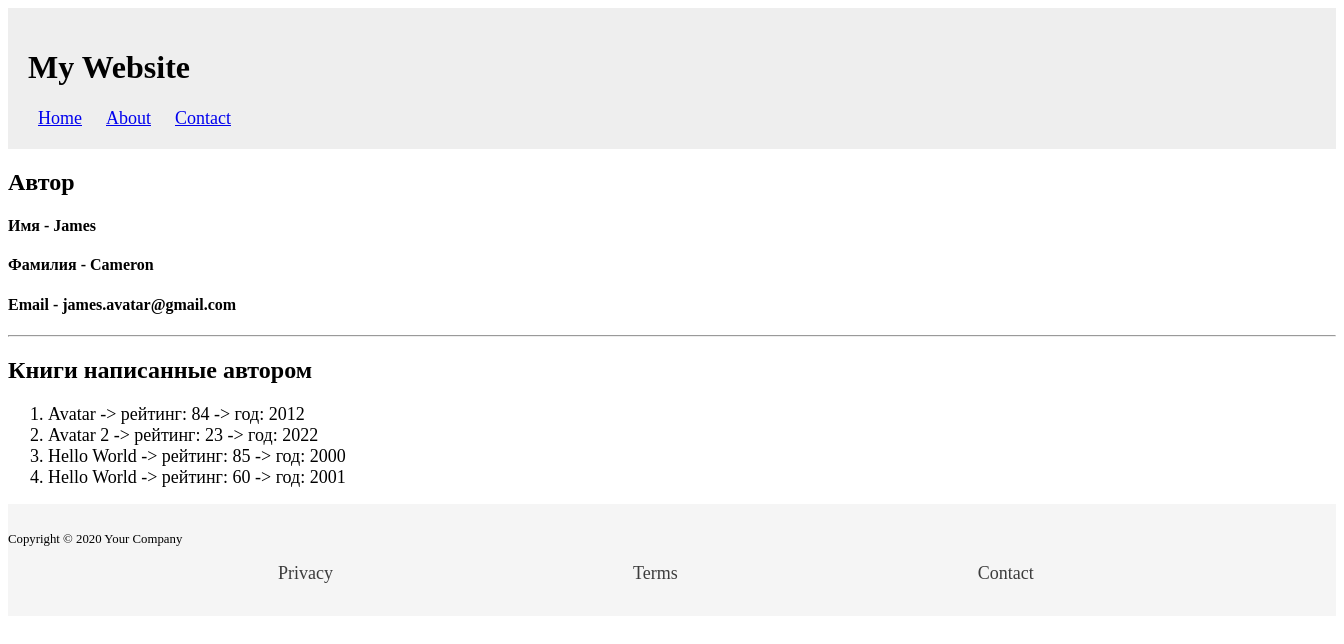
Page /directors/2 on the earlier database version.
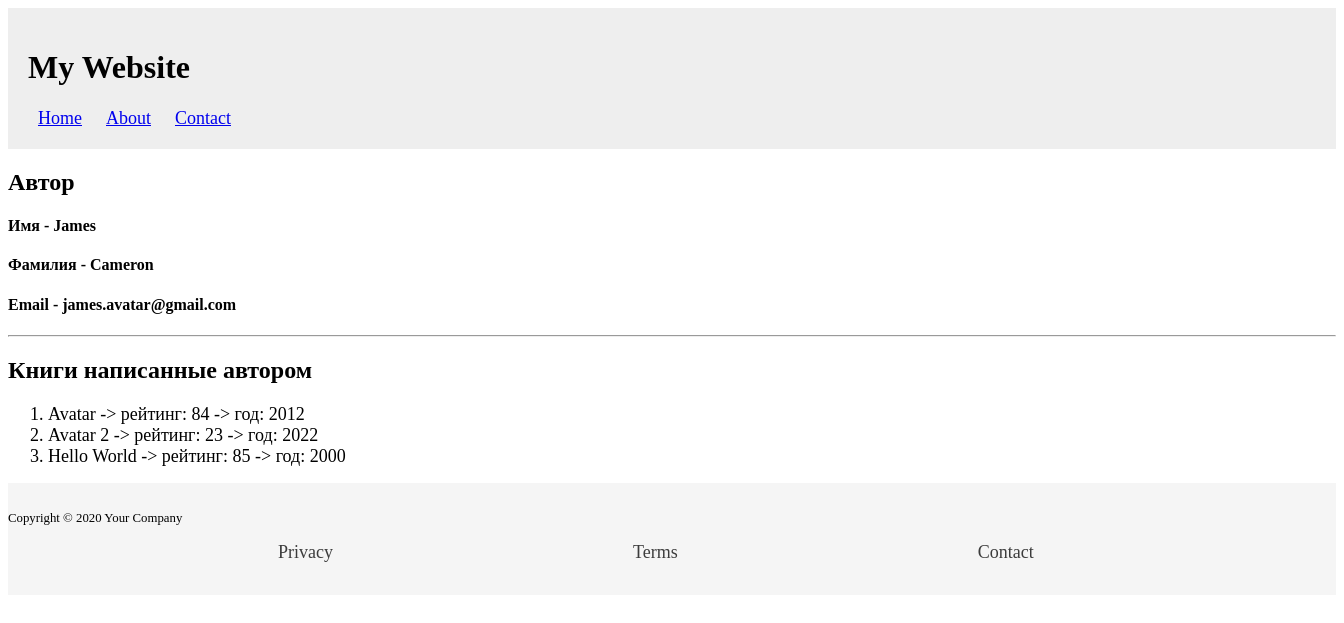
Same page on the later database version.
### book_app/models.py (models this page shows, shortened)
class Book(models.Model):
    RUB = 'RUB'
    USD = 'USD'
    EUR = 'EUR'
    CURRENCY_CHOICES = [
        (RUB, 'Rubles'),
        (USD, 'Dollars'),
        (EUR, 'Euro'),
    ]
    title = models.CharField(max_length=70)
    rating = models.IntegerField(validators=[MinValueValidator(1), MaxValueValidator(100)])
    year = models.IntegerField(null=True, blank=True, validators=[MinValueValidator(1950), MaxValueValidator(2023)])
    budget = models.IntegerField(blank=True, default=50000, validators=[MinValueValidator(10000)])
    currency = models.CharField(max_length=3, choices=CURRENCY_CHOICES, default=USD)
    is_best_selling = models.BooleanField(default=True)
    director = models.ForeignKey(Author, on_delete=models.PROTECT, null=True)
    slug = models.SlugField(default='', null=False)
    actors = models.ManyToManyField(Character)
    def __str__(self):
        return f'{self.title} -> рейтинг: {self.rating} -> год: {self.year}'

### book_app/views.py (the view)
# urls.py: path('directors/<int:number_of_director>', views.one_director, name='one_dir'),
def one_director(request, number_of_director: id):
    number = get_object_or_404(Author, id=number_of_director)
    return render(request, 'book_app/one_dir.html', context={
        'number': number_of_director,
        'author': number,
    })

### book_app/templates/book_app/one_dir.html (shortened to what this page needs)
{% extends 'base.html' %}
{% load static %}
{% block css_addition %}
<link rel="stylesheet" href="{% static 'book_app/css/style.css'%}">
{% endblock %}
{% block content %}
<main>
    <h2> Автор </h2>
    <h4>Имя - {{author.name}}</h4>
    <h4>Фамилия - {{author.surname}}</h4>
    <h4>Email - {{author.email}}</h4>
    <hr>
    <h2> Книги написанные автором </h2>
    <ol>
        {% for i in author.book_set.all %}
            <li>{{i}}</li>
        {% endfor %}
    </ol>
</main>
{% endblock %}

Differences in the rows shown:
removed Book: title+rating+year "Hello World -> рейтинг: 60 -> год: 2001"
